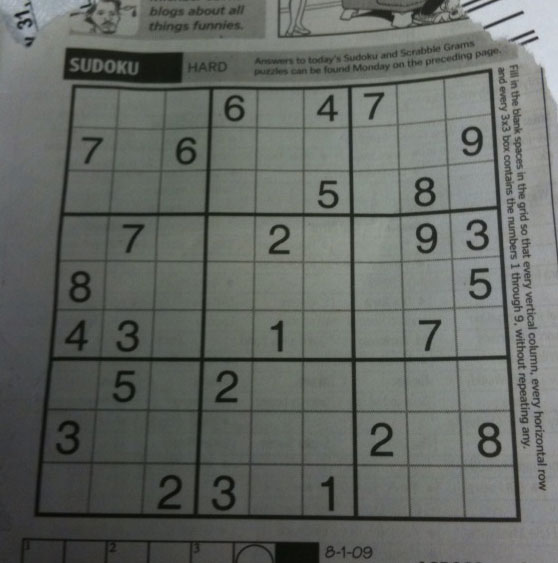
#> input picture day03_opencv_contour/img/sudoku.png, 558 x 563 px
$ python step1_contour_detection.py
#> lines starting #> are read from the running program, lines starting #| are printed output that depends on the picture; after the words box and inside, x2 and y2 are one past the last pixel; in counts of white or black regions, pixels touching at a corner belong together
import cv2 as cv
import numpy as np

# 이미지 로드 (그레이스케일)
iamge_path = './img/sudoku.png'
img = cv.imread(iamge_path)
#> img is the input picture: shape (563, 558, 3); mean B, G, R 99.5, 104.1, 100
# img = cv.imread('sudoku.png', cv.IMREAD_GRAYSCALE)
img2 = img.copy()
gray = cv.cvtColor(img, cv.COLOR_BGR2GRAY)
# 또는 임계값으로 이진화
# _, binary = cv.threshold(img, 127, 255, cv.THRESH_BINARY)
ret, th = cv.threshold(gray, 127, 255, cv.THRESH_BINARY)
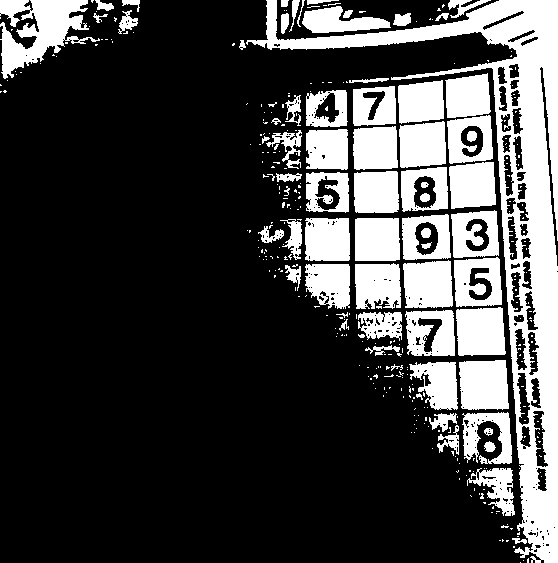
#> th: shape (563, 558); 26% white; 351 white regions (281 under 20 px)

# 컨투어 검출
# contours, hierarchy = cv.findContours(binary, ..., ...)
contours, hierarchy = cv.findContours(th, cv.RETR_EXTERNAL, cv.CHAIN_APPROX_SIMPLE)
#> contours = 292 contours, 234 with area under 20; largest, box (x1, y1, x2, y2) and area: (246, 0, 558, 563) 30694, (0, 0, 100, 79) 3480, (459, 360, 509, 410) 2188, (456, 307, 506, 356) 2102, (454, 257, 502, 307) 2082
cntr = contours[0]
#> cntr = [[520, 562]]
cv.drawContours(img, [cntr], -1, (0, 255, 0), 1)
#> img: shape (563, 558, 3); under 0.01% of pixels changed, all inside (x1, y1, x2, y2) = (520, 562, 521, 563)
# 칼라 이미지로 변환 (그리기용)
# img_color = cv.cvtColor(binary, cv.COLOR_GRAY2BGR)
img_color = cv.cvtColor(th, cv.COLOR_GRAY2BGR)
#> img_color: shape (563, 558, 3); 26% white; 351 white regions (281 under 20 px), largest, box (x1, y1, x2, y2) and area: (246, 0, 558, 563) 26722, (0, 0, 100, 79) 3842, (459, 360, 509, 410) 2280

# 모든 컨투어 그리기
# cv.drawContours(img_color, contours, -1, (0, 255, 0), 2)
cv.drawContours(img_color, contours, -1, (0, 255, 0), 2)
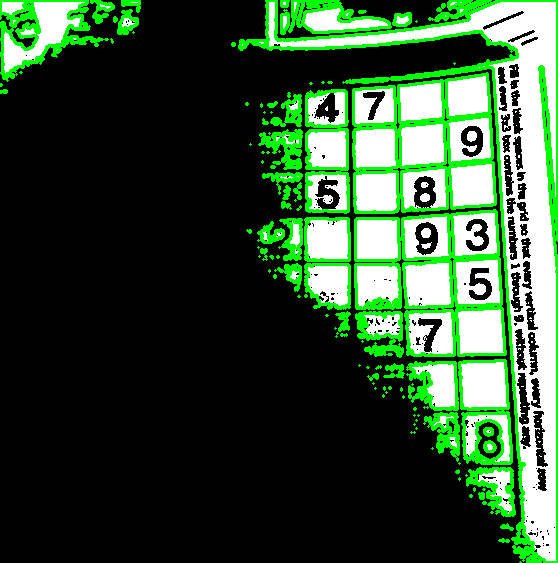
#> img_color: shape (563, 558, 3); mean B, G, R 48.9, 77.8, 48.9

# [6 lines of commented-out code are left out]
for cnt in contours:
    area = cv.contourArea(cnt)
    if 100 < area < 10000:
        cv.drawContours(img_color, [cnt], 0, (255, 0, 0), 2)
#> this loop made 292 passes
#> area on passes 8, 32, 39: 33.5, 994.5, 75
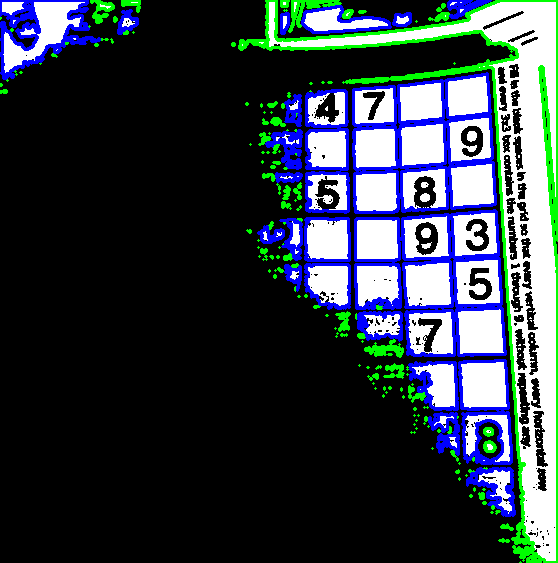
#> img_color: shape (563, 558, 3); 7.4% of pixels changed, all inside (x1, y1, x2, y2) = (0, 0, 516, 517)

# 결과 표시
# cv.imshow('Filtered Contours', img_color)
# cv.waitKey(0)
# cv.destroyAllWindows()
cv.imshow('Filtered Contours', img_color)
cv.waitKey(0)
cv.destroyAllWindows()
